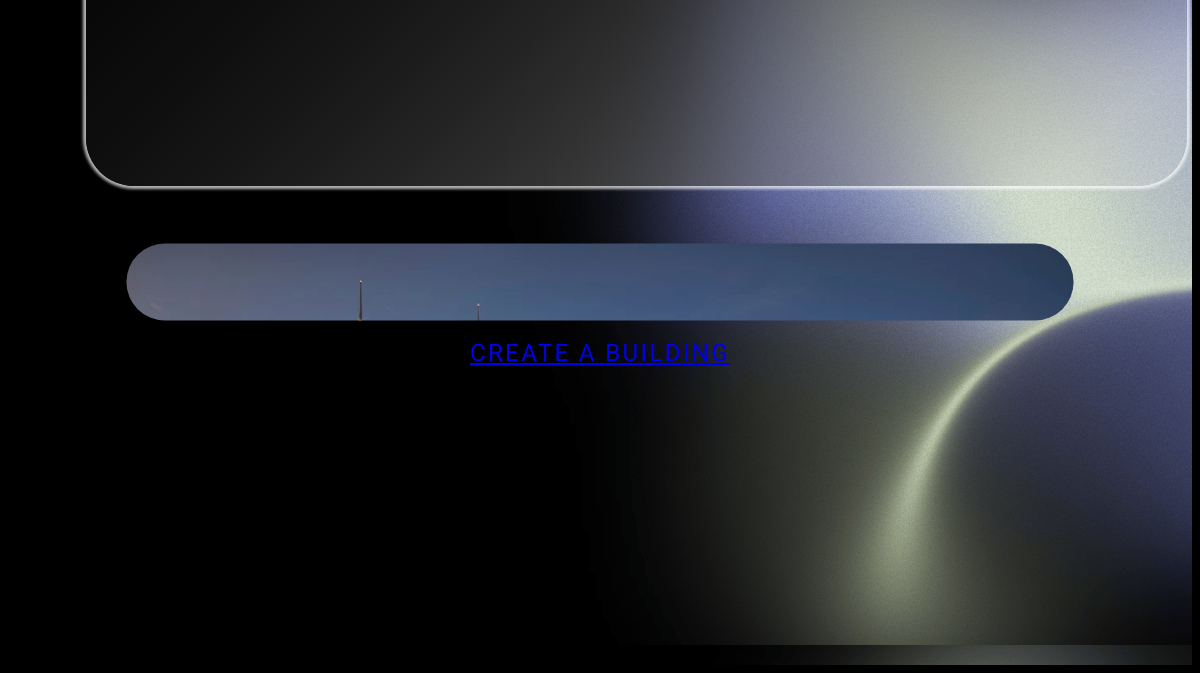
The page /building/list (lower part) on the database as committed earlier.
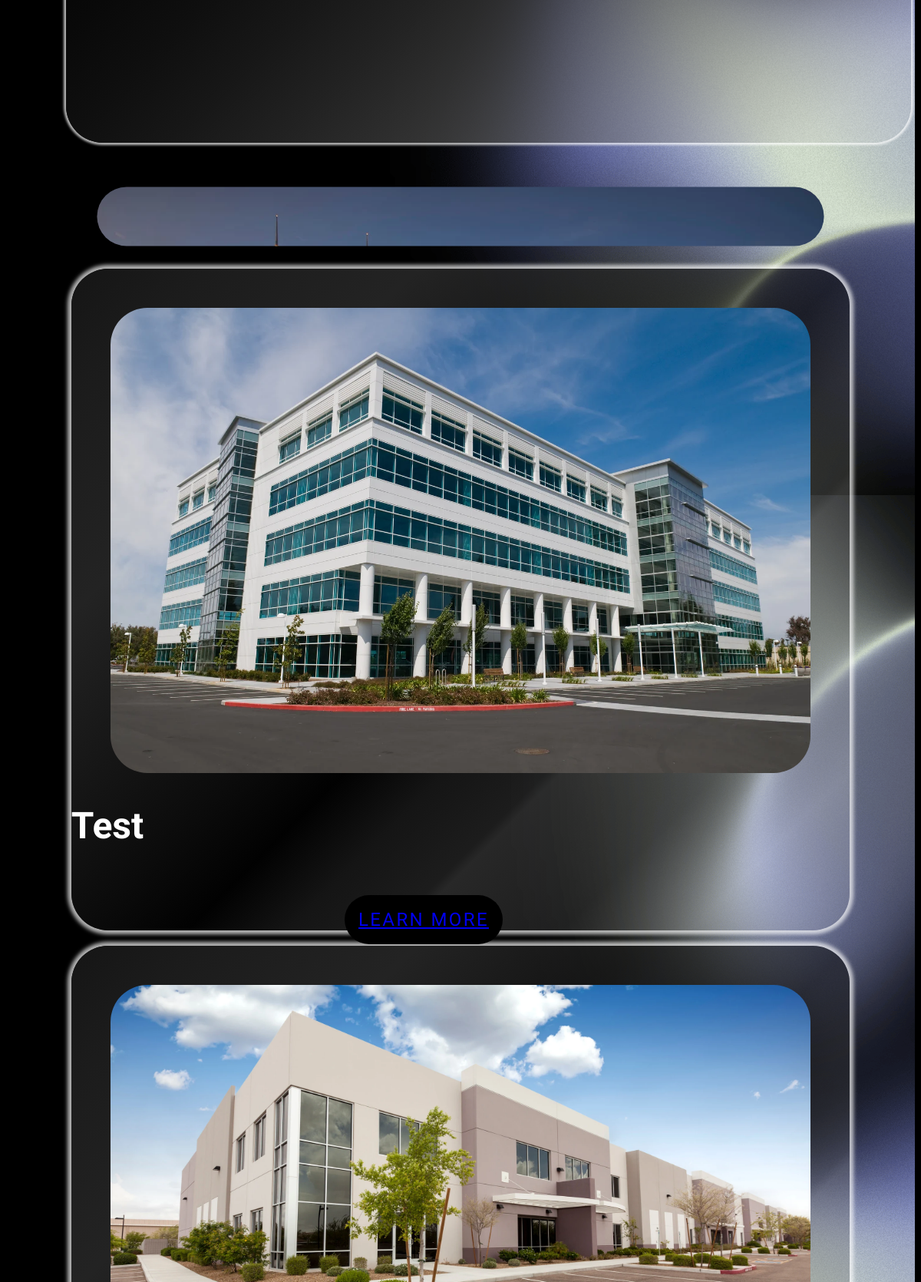
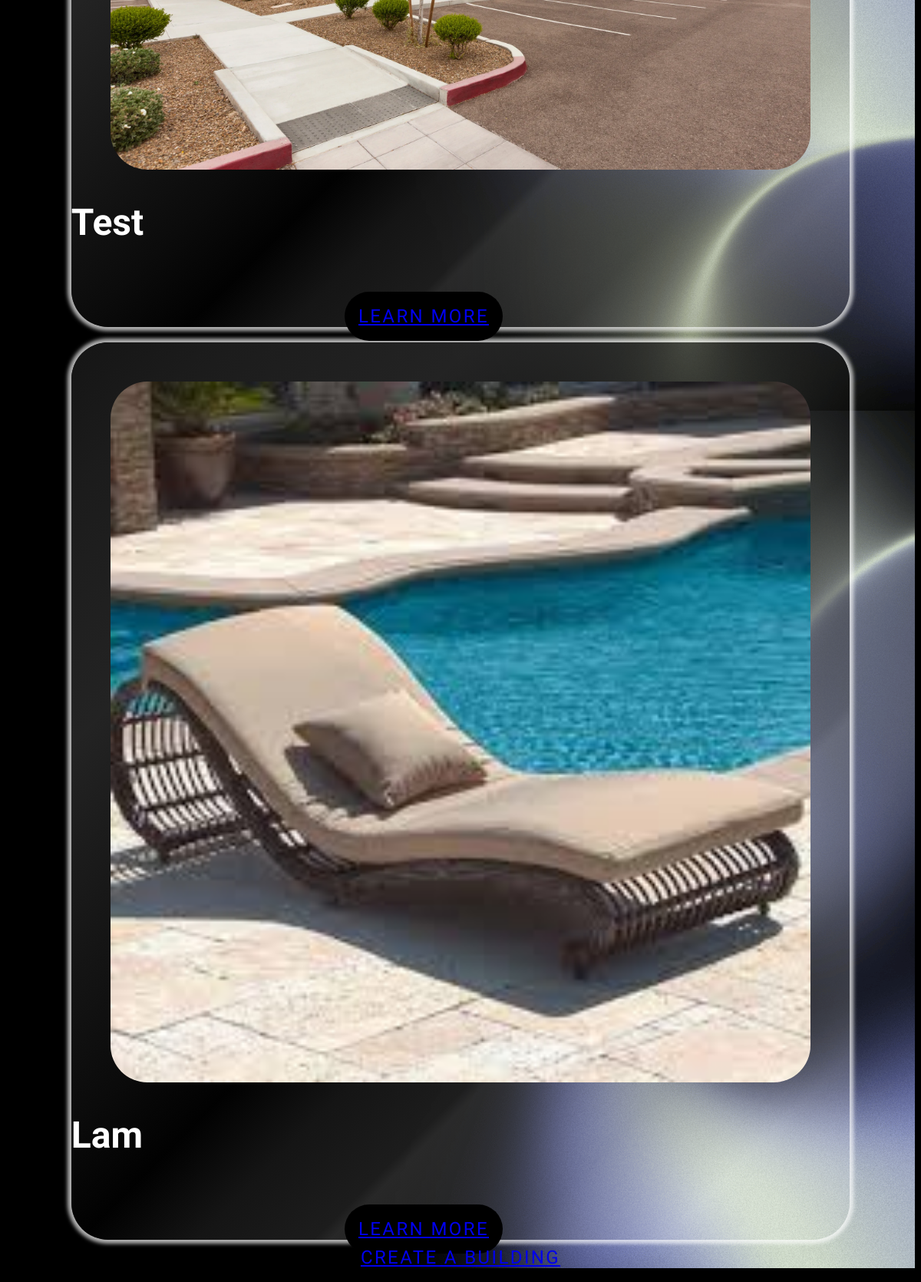
The same page on the database as committed later (2 pictures, top to bottom).
### StateSpacesHub/models.py (models this page shows, shortened)
class Building(models.Model):
    building_name = models.CharField(max_length=255, null=False)
    building_address = models.CharField(max_length=255, null=False)
    building_city = models.CharField(max_length=255, null=False)
    def get_absolute_url(self):
        return reverse('StateSpacesHub:building_detail', kwargs={'pk': self.pk})

### StateSpacesHub/views.py (the view)
# urls.py: path('building/list', BuildingListView.as_view(), name='building'),
class BuildingListView(ListView):
    model = Building
    template_name = 'building/BuildingList.html'
    def get_context_data(self, **kwargs):
        context = super().get_context_data(**kwargs)
        context['buildings'] = Building.objects.all()
        context['total_buildings'] = Building.objects.count()
        context['recent_buildings'] = Building.objects.order_by('-id')[:5]
        return context

### templates/building/buildingList.html (shortened to what this page needs)
{% extends "base.html" %}
{% load static %}
{% block css %}
<link rel="stylesheet" href="{% static 'building/list.css' %}">
{% endblock css %}
{% block content %}
<section class="building-list">
    <div class="row" style="width:100%;">
        <div class="col-md-4">
          <div class="translucent-card">
          </div>
        </div>
        <div class="building col-md-8">
        </div>
        {% for building in buildings %}
        <div class="col-md-12">
            <div class="card">
                <div class="row">
                  <div class="col-sm-8">
                    <img class="building_image" src="http://127.0.0.1:8000/static/building/{{forloop.counter}}.webp" class="card-img-top" alt="{{ building.building_name }}">
                  </div>
                  <div class="col-sm-4">
                    <div class="card-body">
                        <h5 class="card-title">{{ building.building_name }}</h5>
                        <a href="{{ building.get_absolute_url }}" class="btn btn-dark button">LEARN MORE</a>
                    </div>
                  </div>
                </div>
            </div>
        </div>
        {% endfor %}
        <div class="col-md-12">
          <a href="{% url 'StateSpacesHub:building_add' %}" class="btn btn-light create-button">CREATE A BUILDING</a>
        </div>
    </div>
</section>
{% endblock content %}

Rows that differ between the two databases and show on the page:
added Building: shows a picture, building_name "Test"
added Building: shows a picture, building_name "Test"
added Building: shows a picture, building_name "Lam"
